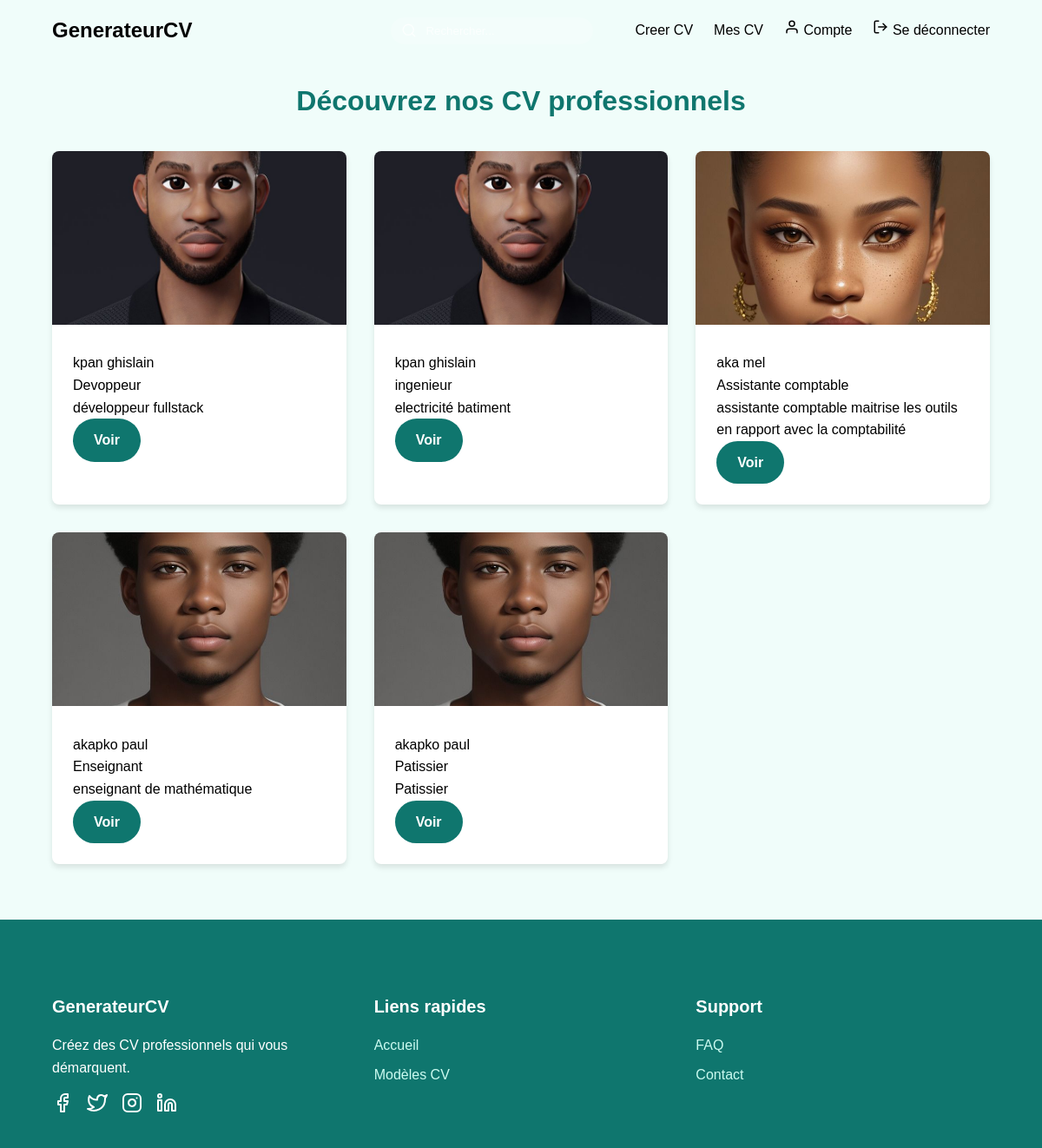
The app's page /search/ with its own data.
### gestion/models.py (models this page shows, shortened)
class CV(models.Model):
    etudiant = models.ForeignKey(Etudiant, related_name='cv', on_delete=models.CASCADE)
    titre = models.CharField(max_length=255)
    description = models.TextField(blank=True)
    date_creation = models.DateField(auto_now_add=True)

class Etudiant(models.Model):
    prenom = models.CharField(max_length=50)
    nom = models.CharField(max_length=50)
    email = models.EmailField(unique=True)
    contact = models.CharField(max_length=20)
    age = models.IntegerField()
    photo = models.ImageField(upload_to='photos/', blank=True, null=True)
    nationalite = models.CharField(max_length=50)
    situation_matrimoniale = models.CharField(
        max_length=50,
        choices=[
            ('Celibataire', 'Celibataire'),
            ('Marie', 'Marie'),
            ('Divorcé', 'Divorcé'),
            ('Veuve/Veuf', 'Veuve/Veuf'),
        ],
        default='Celibataire',
        help_text="Niveau de maîtrise de la situation_matrimoniale"
    )
    mobile = models.CharField(max_length=20)
    mot_de_passe = models.CharField(max_length=128)  # Champ pour le mot de passe

### gestion/views.py (the view)
# urls.py: path('search/', search_cv, name='search_cv'),
def search_cv(request):
    if request.method == 'GET':
        query = request.GET.get('query', '')
        cv_list = CV.objects.filter(Q(etudiant__nom__icontains=query) |
            Q(etudiant__prenom__icontains=query) |
            Q(titre__icontains=query)
        ).distinct()
        return render(request, 'gestion/list_cv.html',{'cv_list':cv_list})

### gestion/templates/gestion/list_cv.html (shortened to what this page needs)
<!DOCTYPE html>
<html lang="fr">
<head>
</head>
<body>
    <header id="header">
        <div class="container">
            <nav>
                <a href="#" class="logo">GenerateurCV</a>
                <div class="nav-links">
                    <div class="search-container">
                      <form method='GET' action='/search/'>
                        <input type="text" class="search-bar search-input" name="query" placeholder="Rechercher...">
                        <svg class="search-icon" xmlns="http://www.w3.org/2000/svg" width="18" height="18" viewBox="0 0 24 24" fill="none" stroke="currentColor" stroke-width="2" stroke-linecap="round" stroke-linejoin="round">
                          <circle cx="11" cy="11" r="8">
                          </circle>
                            <line x1="21" y1="21" x2="16.65" y2="16.65"></line>
                        </svg>
                      </form>
                    </div>
                    <a href="{% url 'create_cv' %}">Creer CV</a>
                    <a href="{% url 'list_cv_by_etudiant' %}">Mes CV</a>
                    <a href="{% url 'modifier_etudiant' %}">
                        <svg xmlns="http://www.w3.org/2000/svg" width="18" height="18" viewBox="0 0 24 24" fill="none" stroke="currentColor" stroke-width="2" stroke-linecap="round" stroke-linejoin="round">
                            <path d="M20 21v-2a4 4 0 0 0-4-4H8a4 4 0 0 0-4 4v2"></path>
                            <circle cx="12" cy="7" r="4"></circle>
                        </svg>
                        Compte
                    </a>
                    <a href="{% url 'deconnexion' %}">
                        Se déconnecter
                    </a>
                </div>
            </nav>
        </div>
    </header>
    <section class="cv-list">
        <div class="container">
            <h2>Découvrez nos CV professionnels</h2>
            <div class="cv-grid">
              {% for cv in cv_list %}
                <div class="cv-card">
                  <img src="{{ cv.etudiant.photo.url }}" alt="Image de CV">
                   <div class="cv-card-content">
                    <div class="card-title">{{ cv.etudiant.nom }} {{ cv.etudiant.prenom }}</div>
                    <div class="card-title">{{ cv.titre }}</div>
                    <div class="card-description">{{ cv.description }}</div>
                    <a href="{% url 'view_cv' cv.id %}" class="btn btn-primary">Voir</a>                      </div>
                </div>
                {% empty %}
                <div class="empty-message">Aucun CV disponible.</div>
                {% endfor %}
            </div>
        </div>
    </section>
    <footer>
        <div class="container">
            <div class="footer-grid">
                <div class="footer-section">
                    <h3>GenerateurCV</h3>
                    <p>Créez des CV professionnels qui vous démarquent.</p>
                    <div class="social-icons">
                        <a href="#" aria-label="Facebook">
                            <svg xmlns="http://www.w3.org/2000/svg" width="24" height="24" viewBox="0 0 24 24" fill="none" stroke="currentColor" stroke-width="2" stroke-linecap="round" stroke-linejoin="round">
                                <path d="M18 2h-3a5 5 0 0 0-5 5v3H7v4h3v8h4v-8h3l1-4h-4V7a1 1 0 0 1 1-1h3z"></path>
                            </svg>
                        </a>
                        <a href="#" aria-label="Twitter">
                        </a>
                        <a href="#" aria-label="Instagram">
                        </a>
                        <a href="#" aria-label="LinkedIn">
                        </a>
                    </div>
                </div>
                <div class="footer-section">
                    <h3>Liens rapides</h3>
                    <ul class="footer-links">
                        <li><a href="{% url 'list_cv' %}">Accueil</a></li>
                        <li><a href="#">Modèles CV</a></li>
                    </ul>
                </div>
                <div class="footer-section">
                    <h3>Support</h3>
                    <ul class="footer-links">
                        <li><a href="#">FAQ</a></li>
                        <li><a href="">Contact</a></li>
                    </ul>
                </div>
            </div>
        </div>
    </footer>
</body>
</html>

### gestion/templates/gestion/list_cv.html (style rules this page uses)
body, html { margin: 0; padding: 0; font-family: Arial, sans-serif; line-height: 1.6; }
.container { width: 90%; max-width: 1200px; margin: 0 auto; padding: 0 20px; }
header { position: fixed; width: 100%; z-index: 1000; transition: background-color 0.3s ease; }
nav { display: flex; justify-content: space-between; align-items: center; padding: 1rem 0; }
.logo { font-size: 1.5rem; font-weight: bold; color: #000000; text-decoration: none; }
.nav-links { display: flex; align-items: center; }
.nav-links a { color: #000000; text-decoration: none; margin-left: 1.5rem; transition: color 0.3s ease; }
.search-container { position: relative; margin-right: 1.5rem; }
.search-input { padding: 0.5rem 1rem 0.5rem 2.5rem; border-radius: 20px; border: none; background-color: rgba(255, 255, 255, 0.2); color: #fff; transition: background-color 0.3s ease; }
.search-input::placeholder { color: rgba(255, 255, 255, 0.7); }
.search-icon { position: absolute; left: 0.75rem; top: 50%; transform: translateY(-50%); color: rgba(255, 255, 255, 0.7); }
.btn { display: inline-block; background-color: #fff; color: #0f766e; padding: 0.75rem 1.5rem; border-radius: 25px; text-decoration: none; font-weight: bold; transition: background-color 0.3s ease; }
.cv-list { background-color: #f0fdfa; padding: 4rem 0; }
.cv-list h2 { text-align: center; color: #0f766e; font-size: 2rem; margin-bottom: 2rem; }
.cv-grid { display: grid; grid-template-columns: repeat(auto-fit, minmax(250px, 1fr)); gap: 2rem; }
.cv-card { background-color: #fff; border-radius: 8px; overflow: hidden; box-shadow: 0 4px 6px rgba(0, 0, 0, 0.1); transition: transform 0.3s ease; }
.cv-card img { width: 100%; height: 200px; object-fit: cover; }
.cv-card-content { padding: 1.5rem; }
.cv-card .btn { background-color: #0f766e; color: #fff; }
footer { background-color: #0f766e; color: #fff; padding: 4rem 0 2rem; }
.footer-grid { display: grid; grid-template-columns: repeat(auto-fit, minmax(200px, 1fr)); gap: 2rem; }
.footer-section h3 { font-size: 1.25rem; margin-bottom: 1rem; }
.footer-links { list-style: none; padding: 0; }
.footer-links li { margin-bottom: 0.5rem; }
.footer-links a { color: #ccfbf1; text-decoration: none; transition: color 0.3s ease; }
.social-icons { display: flex; gap: 1rem; }
.social-icons a { color: #fff; text-decoration: none; transition: color 0.3s ease; }

### records on screen
CV: etudiant.photo (picture), etudiant.nom "kpan", etudiant.prenom "ghislain", titre "Devoppeur", description "développeur fullstack"
CV: etudiant.photo (picture), etudiant.nom "kpan", etudiant.prenom "ghislain", titre "ingenieur", description "electricité batiment"
CV: etudiant.photo (picture), etudiant.nom "aka", etudiant.prenom "mel", titre "Assistante comptable", description "assistante comptable maitrise les outils en rapport avec la comptabilité"
CV: etudiant.photo (picture), etudiant.nom "akapko", etudiant.prenom "paul", titre "Enseignant", description "enseignant de mathématique"
CV: etudiant.photo (picture), etudiant.nom "akapko", etudiant.prenom "paul", titre "Patissier", description "Patissier"
